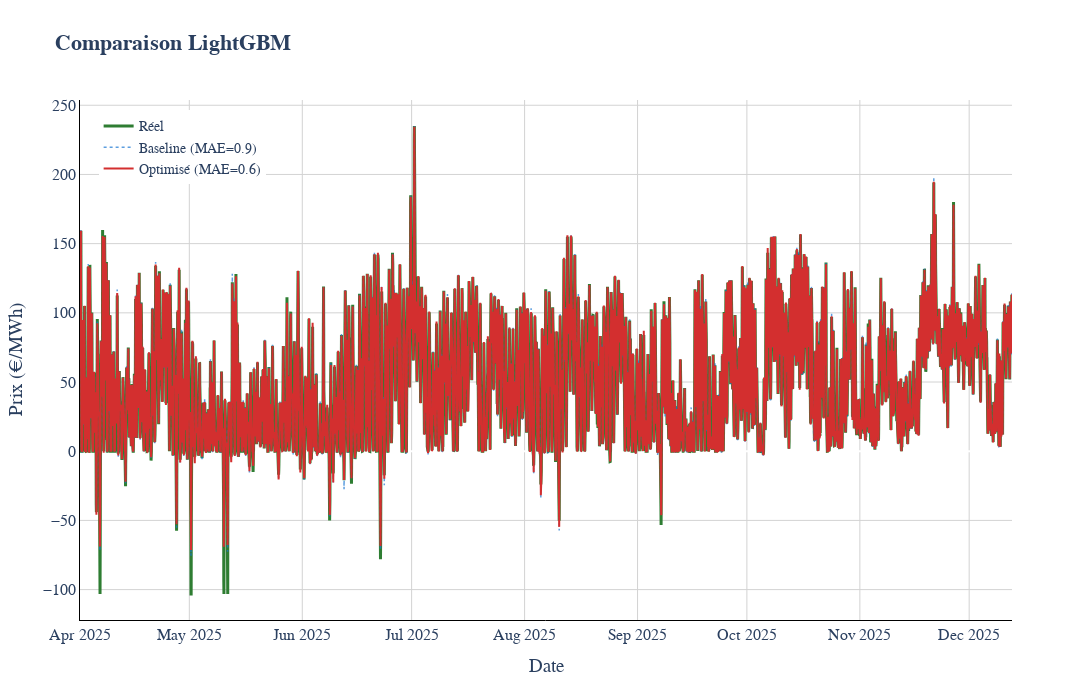

Notebook source saved alongside this figure:
### Code cell
# Comparaison
fig = go.Figure()
fig.add_trace(go.Scatter(x=y_test.index, y=y_test, name='Réel', line=dict(color='#2E7D32', width=3)))
fig.add_trace(go.Scatter(x=y_test.index, y=preds_base, name=f'Baseline (MAE={mae_base:.1f})', 
                         line=dict(color='#1976D2', width=1.5, dash='dot'), opacity=0.7))
fig.add_trace(go.Scatter(x=y_test.index, y=preds_optim, name=f'Optimisé (MAE={mae_optim:.1f})', 
                         line=dict(color='#D32F2F', width=2)))
fig.update_layout(
    title=dict(text='<b>Comparaison LightGBM</b>', font=dict(size=22)),
    xaxis_title='Date', yaxis_title='Prix (€/MWh)', height=700, width=1200,
    legend=dict(font=dict(size=14), x=0.02, y=0.98), **layout_config
)
fig.show()

### Figure 1 — Plotly figure (JSON) as saved in the notebook; plotly's stock layout.template omitted (floating-point values rounded to 4 significant figures; data arrays with more than 128 entries replaced by an {"elided": "..."} marker saying what was removed)
{"data": [{"line": {"color": "#2E7D32", "width": 3}, "name": "Réel", "type": "scatter", "x": {"elided": "6065 str values"}, "y": {"elided": "6065 float values"}}, {"line": {"color": "#1976D2", "dash": "dot", "width": 1.5}, "name": "Baseline (MAE=0.9)", "opacity": 0.7, "type": "scatter", "x": {"elided": "6065 str values"}, "y": {"elided": "6065 float values"}}, {"line": {"color": "#D32F2F", "width": 2}, "name": "Optimisé (MAE=0.6)", "type": "scatter", "x": {"elided": "6065 str values"}, "y": {"elided": "6065 float values"}}], "layout": {"font": {"family": "Arial", "size": 16}, "height": 700, "legend": {"font": {"size": 14}, "x": 0.02, "y": 0.98}, "paper_bgcolor": "white", "plot_bgcolor": "white", "title": {"font": {"size": 22}, "text": "<b>Comparaison LightGBM</b>"}, "width": 1200, "xaxis": {"gridcolor": "lightgray", "linecolor": "black", "showgrid": true, "title": {"text": "Date"}}, "yaxis": {"gridcolor": "lightgray", "linecolor": "black", "showgrid": true, "title": {"text": "Prix (€/MWh)"}}}}
